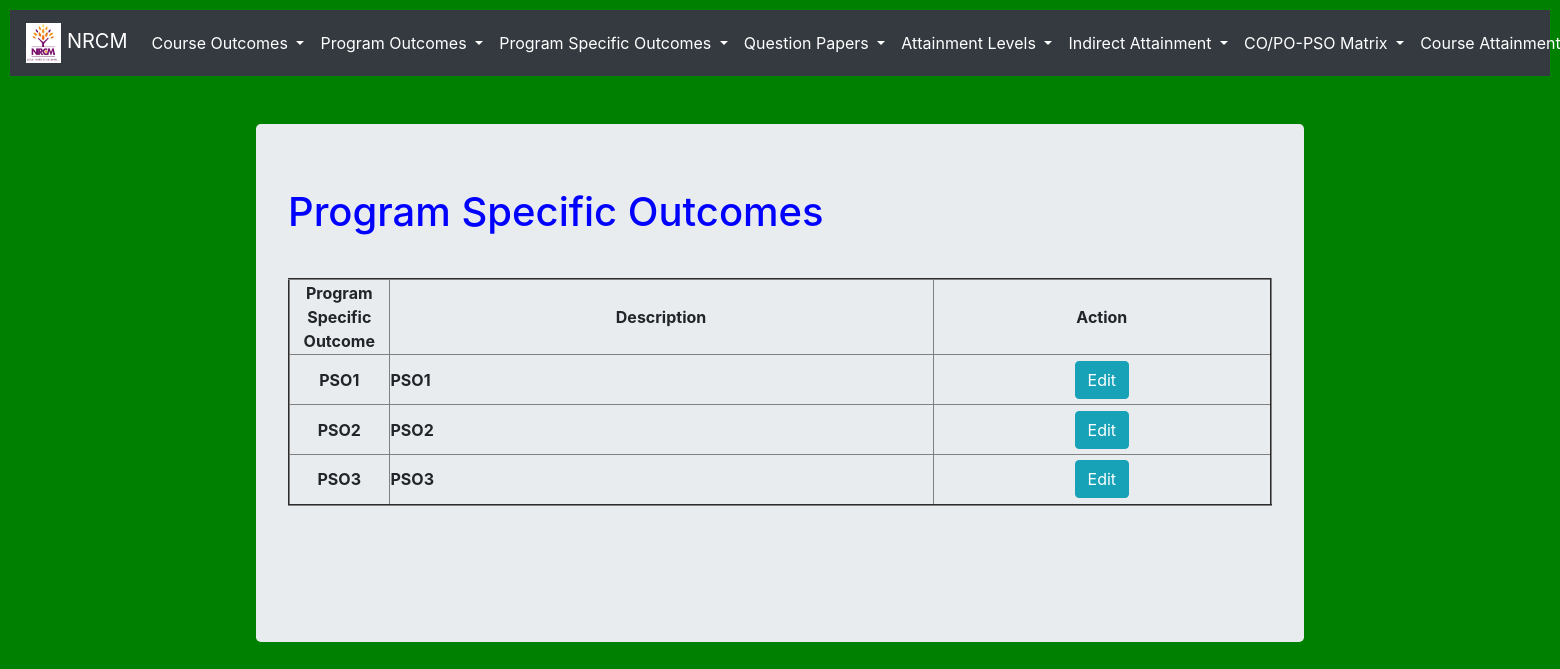
Page /view_pso on the committed database.
### testApp/models.py (models this page shows, shortened)
class PSO(models.Model):
    pso = models.CharField(max_length=500)
    description = models.CharField(max_length=500)

### testApp/views.py (the view)
# urls.py: path('view_pso', views.view_pso, name='view_pso'),
def view_pso(request):
    psos = PSO.objects.all()
    return render (request, 'testApp/view_pso.html', locals())

### templates/testApp/view_pso.html (shortened to what this page needs)
<!DOCTYPE html>
{%extends 'testApp/base.html'%}
{%load static%}
{%block content%}
<link rel="stylesheet" href="{% static 'css/course_attainment_style.css' %}">
<div class="container" align=left style="width:70%">
  <div class="jumbotron">
    <h1 style = "color: blue; padding-bottom: 10px;">Program Specific Outcomes</h1><br>
    <form  method="post"> {%csrf_token%}
      <table border=2 style="width:100%" style="">
        <tr>
          <th>Program Specific Outcome</th>
          <th>Description</th>
          <th colspan="2">Action</th>
        </tr>
        {%for i in psos%}
        <tr>
          <th style="text-align: center; width: 100px; height:50px;">{{i.pso}}</th>
          <th style="text-align: left;">{{i.description}}</th>
          <th> <a href="{%url 'edit_pso' i.id %}" class="btn btn-info">Edit</a> </th>
        </tr>
        {%endfor%}
      </table><br>
      <br><br>
    </form>
  </div>
</div>
{%endblock%}

### static/testApp/css/course_attainment_style.css (style rules this page uses)
body { background: green; }
td, th { text-align: center; }

### rows in the picture
PSO: pso "PSO1", description "PSO1"
PSO: pso "PSO2", description "PSO2"
PSO: pso "PSO3", description "PSO3"
